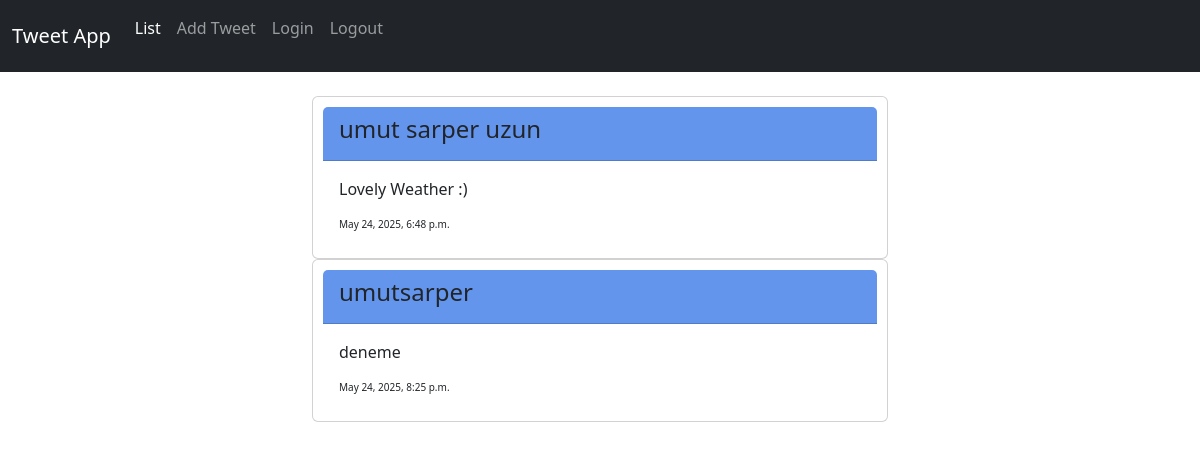
The app's page /, older data.
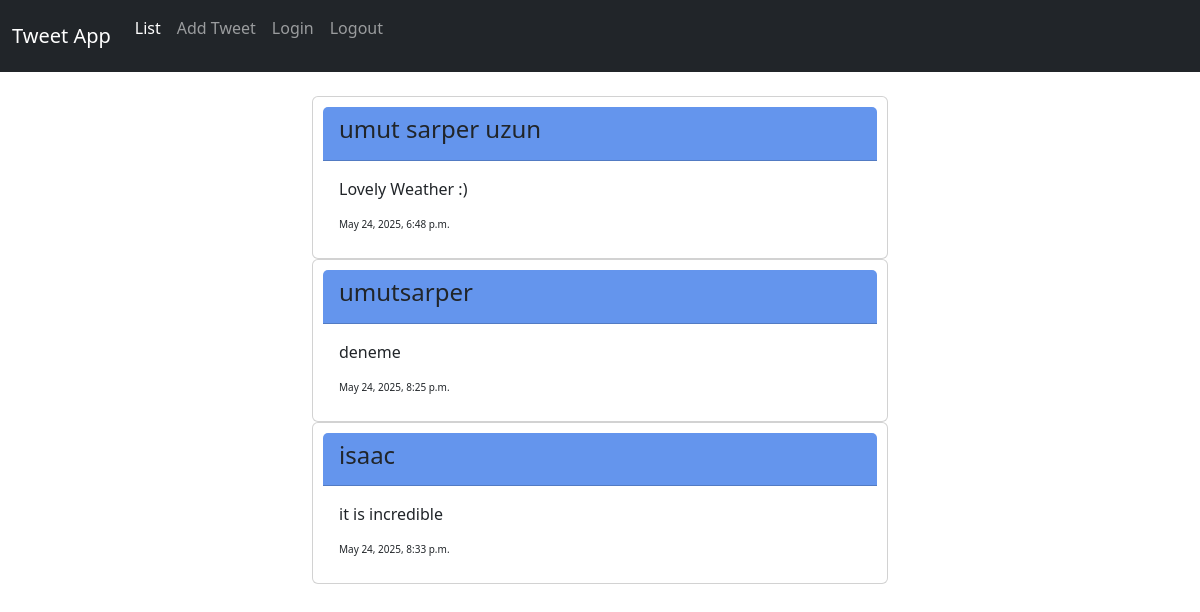
The same page, newer data.
### tweetapp/models.py (models this page shows, shortened)
class Tweet(models.Model):
    nickname= models.CharField(max_length=50)
    message=models.CharField(max_length=50)
    created_at = models.DateTimeField(auto_now_add=True)

### tweetapp/views.py (the view)
# urls.py: path("",views.list_tweet,name="list_tweet"), #sarperuzun.com/tweetapp/
def list_tweet(request):
    all_tweets= models.Tweet.objects.all()
    tweet_dict = {"Tweets": all_tweets}
    return render(request,"tweetapp/list_tweet.html",context=tweet_dict)

### tweetapp/templates/tweetapp/list_tweet.html
{% extends "base.html" %} {% block content%}
<div class="container" style="width: 50%;">
  {% for tweet in Tweets %}
  <div class="card" style="padding: 10px">
    <div class="card-header" style="background-color:cornflowerblue">
        <h4>{{tweet.nickname}}</h4>
    </div>
    <div class="card-body">
        <p class="card-text">{{tweet.message}}</p>
        <div class="time" style="font-size:10px ">
            {{tweet.created_at}}
        </div>
    </div>
  </div>
  {% endfor %}
</div>
{% endblock %}

Row changes from the older to the newer data that the page shows:
added Tweet: nickname "isaac", message "it is incredible", created_at "May 24, 2025, 8:33 p.m."
